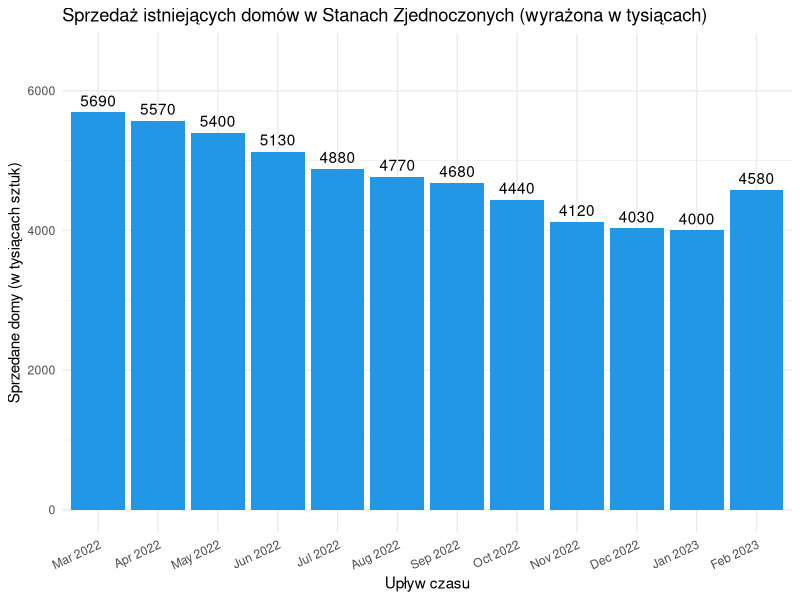

The R script that drew this image:
## ---- chunk 1
library(dplyr)
library(ggplot2)
library(knitr)
## ---- chunk 2
knitr::include_graphics("https://d3fy651gv2fhd3.cloudfront.net/charts/united-states-existing-home-sales.png?s=unitedstaexihomsal&v=202303211409V20220312")

## ---- chunk 3

months <- c("Mar 2022","Apr 2022","May 2022","Jun 2022","Jul 2022",
            "Aug 2022","Sep 2022","Oct 2022","Nov 2022","Dec 2022",
            "Jan 2023", "Feb 2023")
value <- c(5690, 5570,5400, 5130, 4880, 4770, 4680, 4440, 4120, 4030,
           4000, 4580)

df <- data.frame(months, value)
df$months  <- factor(months , levels = c("Mar 2022","Apr 2022","May 2022",
                                         "Jun 2022","Jul 2022","Aug 2022",
                                         "Sep 2022","Oct 2022","Nov 2022",
                                         "Dec 2022","Jan 2023", "Feb 2023"))
df <- df[order(df$months), ]

ggplot(df, aes(x = months, y = value)) +
  geom_col( fill = 4) +
  labs(title = "Sprzedaż istniejących domów w Stanach Zjednoczonych (wyrażona w tysiącach)",
       x = "Upływ czasu",
       y = "Sprzedane domy (w tysiącach sztuk)") +
  scale_x_discrete(guide = guide_axis(n.dodge = 1, angle = 25)) +
  ylim(c(0, 6500)) +
  geom_text(aes(label=value), vjust=-0.5) +
  theme_minimal()

